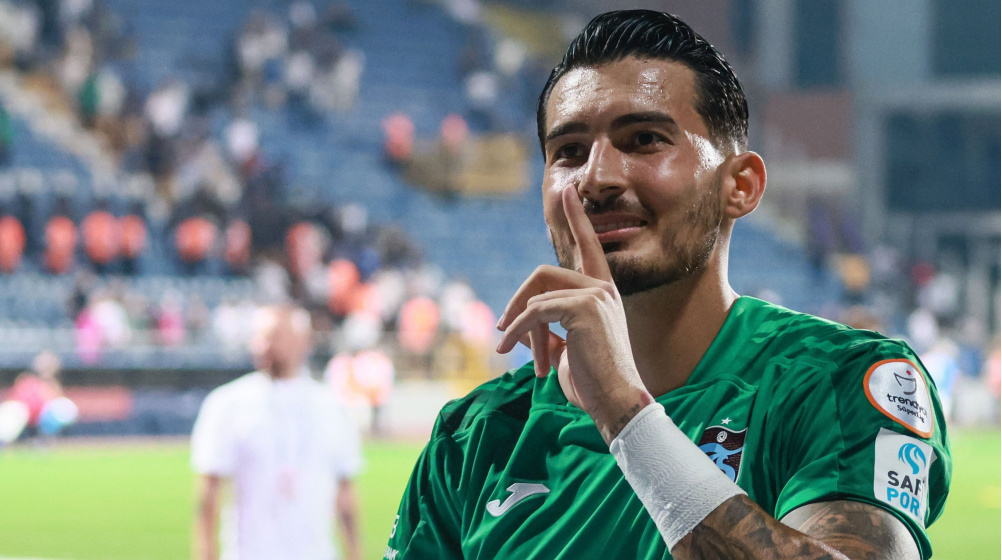
#> input picture image_processing/Week3/nebula.jpg, 1002 x 560 px
$ jupyter execute --allow-errors Untitled.ipynb
#> lines starting #> are read from the running program, lines starting #| are printed output that depends on the picture; after the words box and inside, x2 and y2 are one past the last pixel; in counts of white or black regions, pixels touching at a corner belong together
[cell 1]
import cv2
import matplotlib.pyplot as plt

[cell 2]
my_image=cv2.imread("nebula.jpg")
#> my_image is the input picture: shape (560, 1002, 3); mean B, G, R 129.6, 131.4, 117.9
my_img2=cv2.cvtColor(my_image,cv2.COLOR_BGR2GRAY)
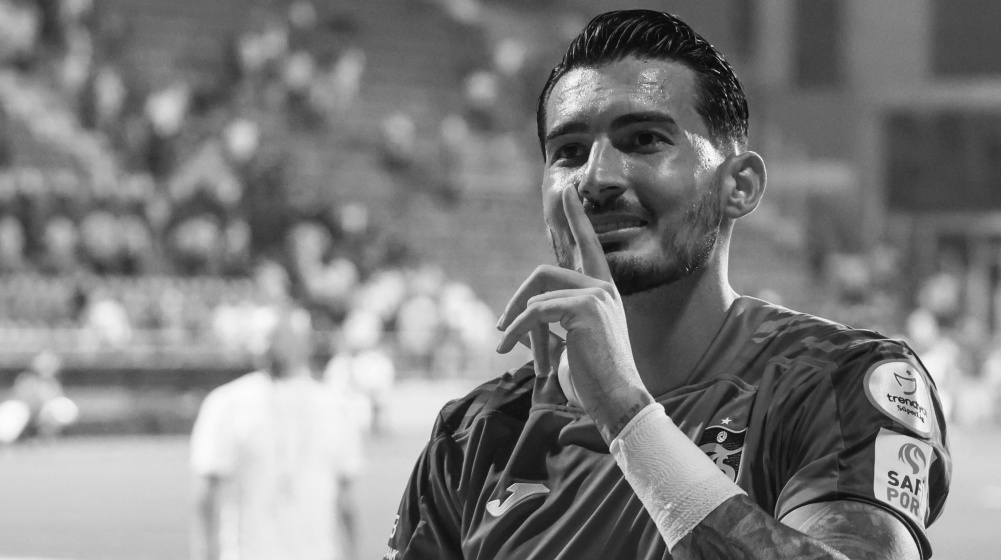
#> my_img2: shape (560, 1002); min 7, max 255, mean 127.2
my_image

[cell 3]
cv2.imshow("my_img2",my_img2)
cv2.waitKey(0)
cv2.destroyAllWindows()

[cell 4]
print(my_image.shape)
#| (560, 1002, 3)
print(my_img2.shape)
#| (560, 1002)

[cell 5]
__, my_binary_ug_thresh_img=cv2.threshold(my_img2,thresh=125,maxval=255 ,type=cv2.THRESH_BINARY)
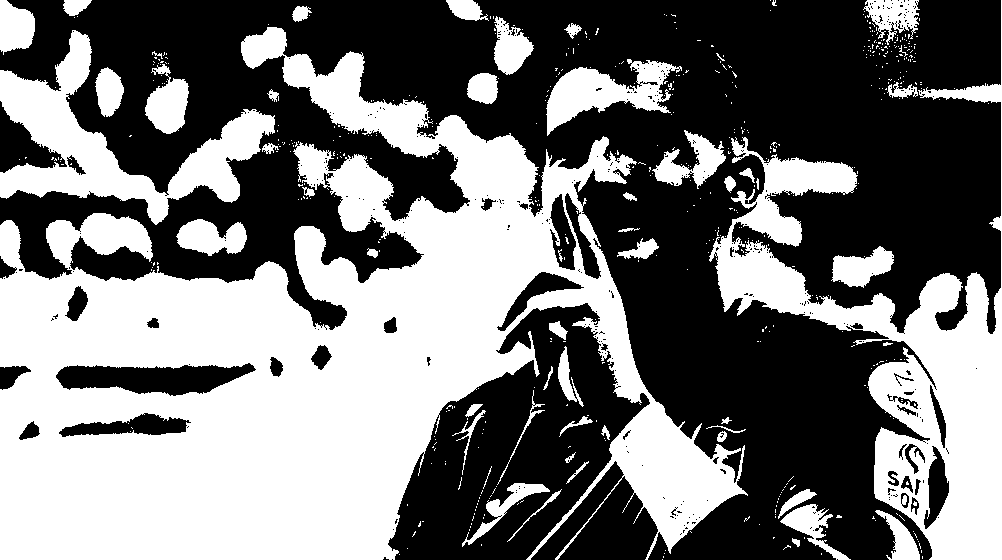
#> my_binary_ug_thresh_img: shape (560, 1002); 45.9% white; 535 white regions (483 under 20 px), largest, box (x1, y1, x2, y2) and area: (0, 27, 748, 560) 174705, (709, 0, 1002, 560) 39753, (0, 30, 275, 225) 16040

[cell 6]
print(__)
#| 125.0

[cell 7]
plt.imshow(my_binary_ug_thresh_img,cmap="gray")
plt.axis("off")

[cell 8]
fig=plt.figure(figsize=(10,7))
rows=1
columns=2
fig.add_subplot(rows,columns,1)
plt.imshow(my_img2,cmap="gray")
plt.axis("off")
fig.add_subplot(rows,columns,2)
plt.imshow(my_binary_ug_thresh_img,cmap="gray")
plt.axis("off")
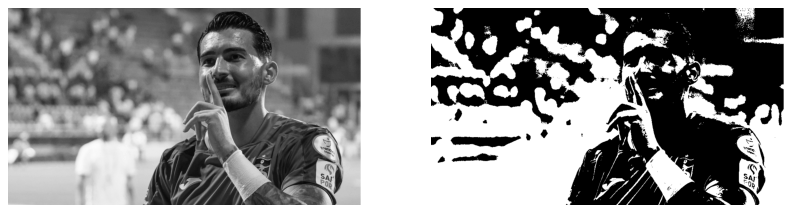
#> figure drawn by matplotlib, 2 panels

[cell 9]
__, my_binary_inv_thresh_img=cv2.threshold(my_img2,thresh=125,maxval=255 ,type=cv2.THRESH_BINARY_INV)

fig=plt.figure(figsize=(10,7))
rows=1
columns=3
fig.add_subplot(rows,columns,1)
plt.imshow(my_img2)
plt.axis("off")
plt.title("Orginal")
fig.add_subplot(rows,columns,2)
plt.imshow(my_binary_inv_thresh_img,cmap="gray")
plt.axis("off")
plt.title("2.Resim")
fig.add_subplot(rows,columns,3)
plt.imshow(my_binary_inv_thresh_img,cmap="gray")
plt.axis("off")
plt.title("3.Resim")
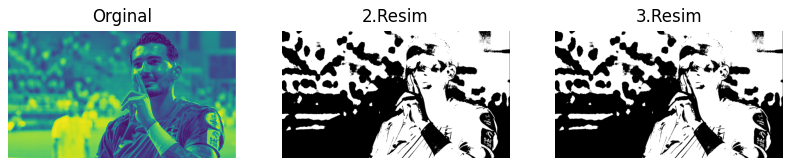
#> figure drawn by matplotlib, 3 panels

[cell 10]
__, my_binary_trunc_thresh_img=cv2.threshold(my_img2,thresh=125,maxval=255 ,type=cv2.THRESH_TRUNC)
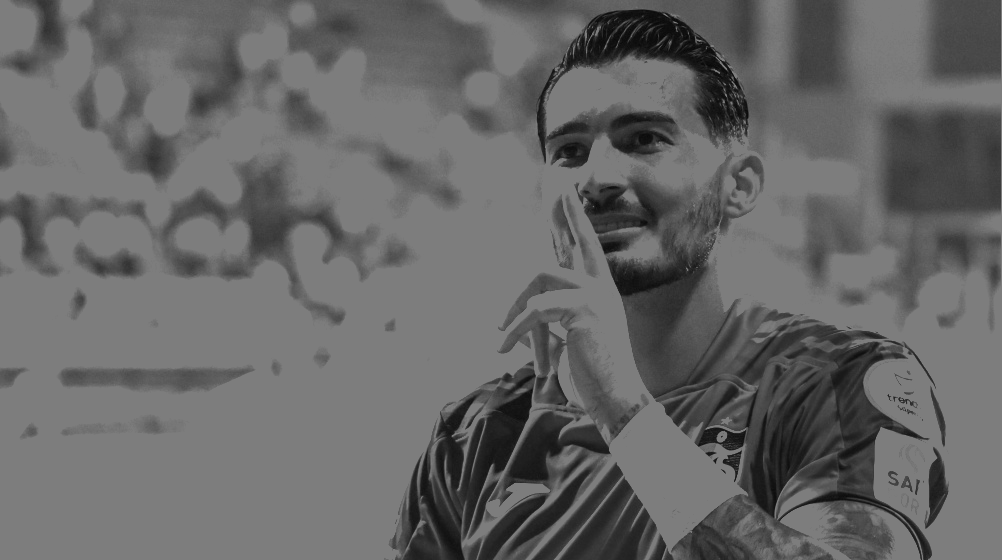
#> my_binary_trunc_thresh_img: shape (560, 1002); min 7, max 125, mean 102.6

[cell 11]
fig=plt.figure(figsize=(10,7))
rows=2
columns=2
fig.add_subplot(rows,columns,1)
plt.imshow(my_image)
plt.axis("off")
plt.title("Orginal")
fig.add_subplot(rows,columns,2)
plt.imshow(my_img2,cmap="gray")
plt.axis("off")
plt.title("Thresh")
fig.add_subplot(rows,columns,3)
plt.imshow(my_binary_inv_thresh_img,cmap="gray")
plt.axis("off")
plt.title("Inv")

fig.add_subplot(rows,columns,4)
plt.imshow(my_binary_trunc_thresh_img,cmap="gray")
plt.axis("off")
plt.title("Trunc")
#> figure, not shown here; B, G, R data is drawn as R, G, B

[cell 12]
__, my_binary_tozero_thresh_img=cv2.threshold(my_img2,thresh=125,maxval=255 ,type=cv2.THRESH_TOZERO)
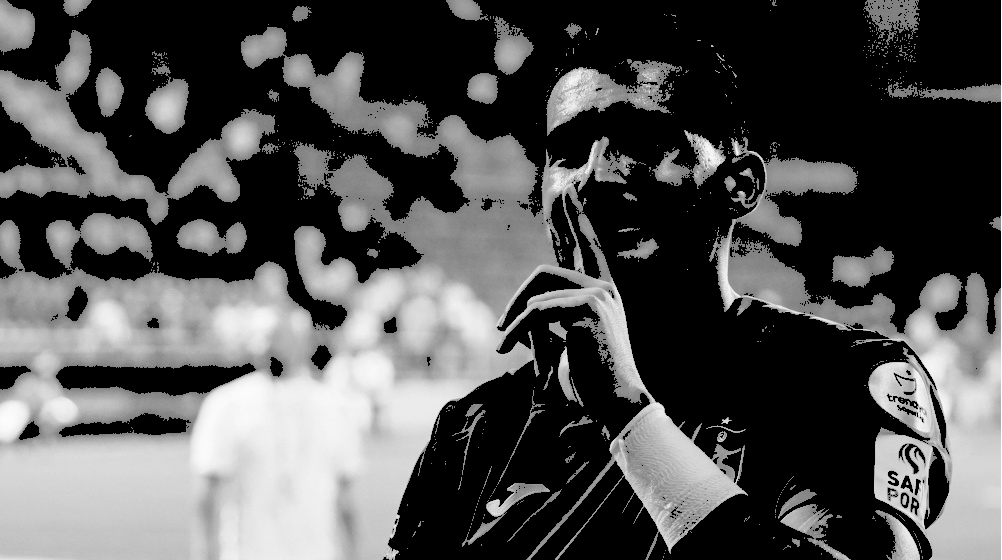
#> my_binary_tozero_thresh_img: shape (560, 1002); min 0, max 255, mean 82
__, my_binary_tozeroinv_thresh_img=cv2.threshold(my_img2,thresh=125,maxval=255 ,type=cv2.THRESH_TOZERO_INV)
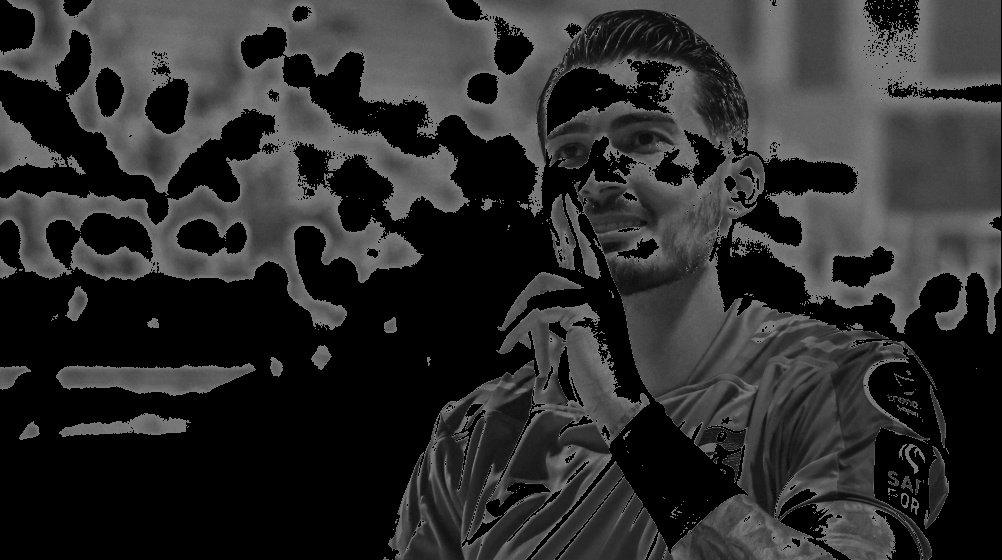
#> my_binary_tozeroinv_thresh_img: shape (560, 1002); min 0, max 125, mean 45.2

[cell 13]
fig=plt.figure(figsize=(10,7))
rows=3
columns=2
fig.add_subplot(rows,columns,1)
plt.imshow(my_image)
plt.axis("off")
plt.title("Orginal")
fig.add_subplot(rows,columns,2)
plt.imshow(my_img2,cmap="gray")
plt.axis("off")
plt.title("Thresh")
fig.add_subplot(rows,columns,3)
plt.imshow(my_binary_inv_thresh_img,cmap="gray")
plt.axis("off")
plt.title("Inv")

fig.add_subplot(rows,columns,4)
plt.imshow(my_binary_trunc_thresh_img,cmap="gray")
plt.axis("off")
plt.title("Trunc")

fig.add_subplot(rows,columns,5)
plt.imshow(my_binary_tozero_thresh_img,cmap="gray")
plt.axis("off")
plt.title("Tozero")
fig.add_subplot(rows,columns,6)
plt.imshow(my_binary_tozeroinv_thresh_img	,cmap="gray")
plt.axis("off")
plt.title("INV")
#> figure, not shown here; B, G, R data is drawn as R, G, B

$ run again, with image_processing/Week3/tozero_img.png saved as image_processing/Week3/nebula.jpg
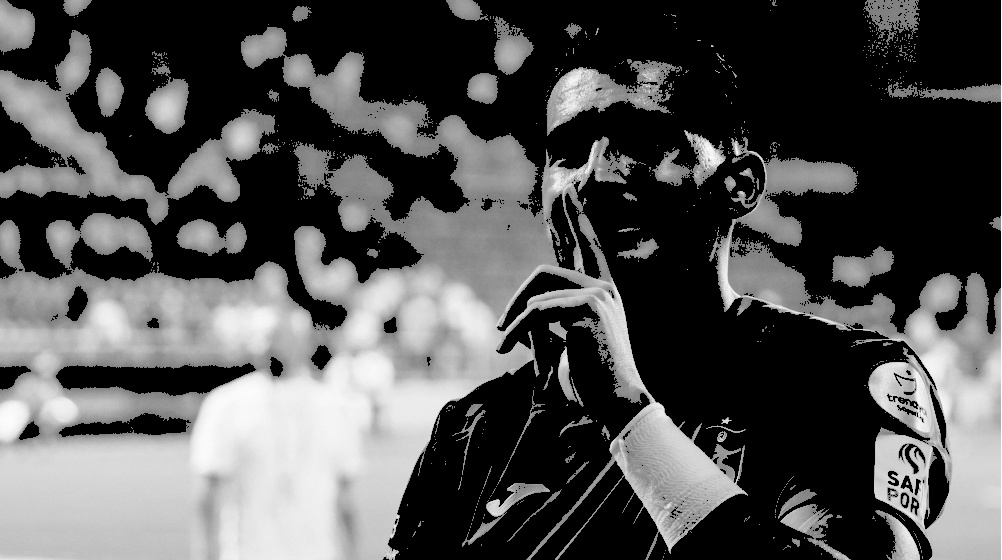
#> input picture image_processing/Week3/tozero_img.png, 1002 x 560 px
#> my_image is the input picture: shape (560, 1002, 3); min 0, max 255, mean 82.1
#| (560, 1002, 3)
#| (560, 1002)
#> `__, my_binary_ug_thresh_img=cv2.threshold(my_img2,thresh=125,maxval=25..`:
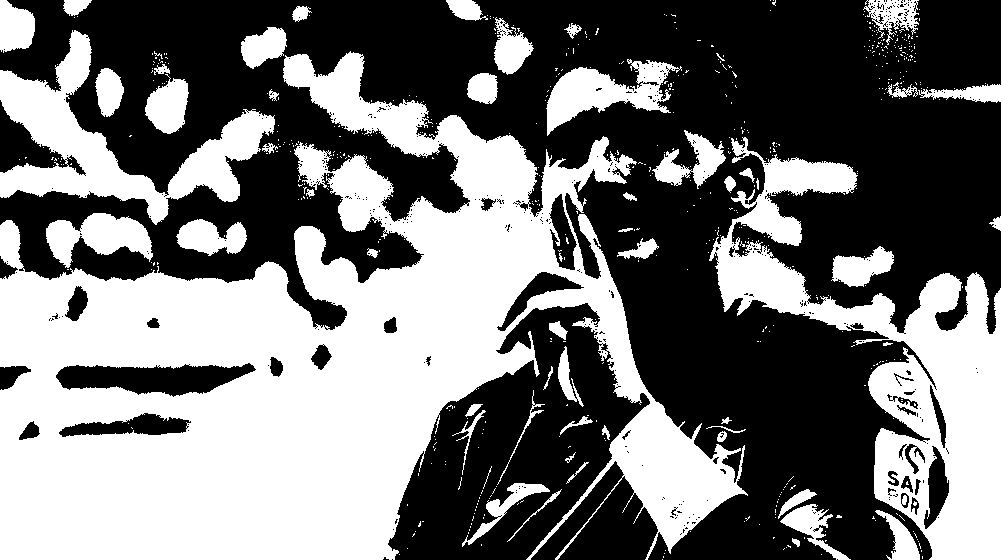
#> my_binary_ug_thresh_img: shape (560, 1002); 45.4% white; 581 white regions (529 under 20 px), largest, box (x1, y1, x2, y2) and area: (0, 51, 748, 560) 169072, (709, 0, 1002, 560) 39349, (0, 30, 275, 225) 15840
#| 125.0
#> `__, my_binary_tozeroinv_thresh_img=cv2.threshold(my_img2,thresh=125,ma..`:
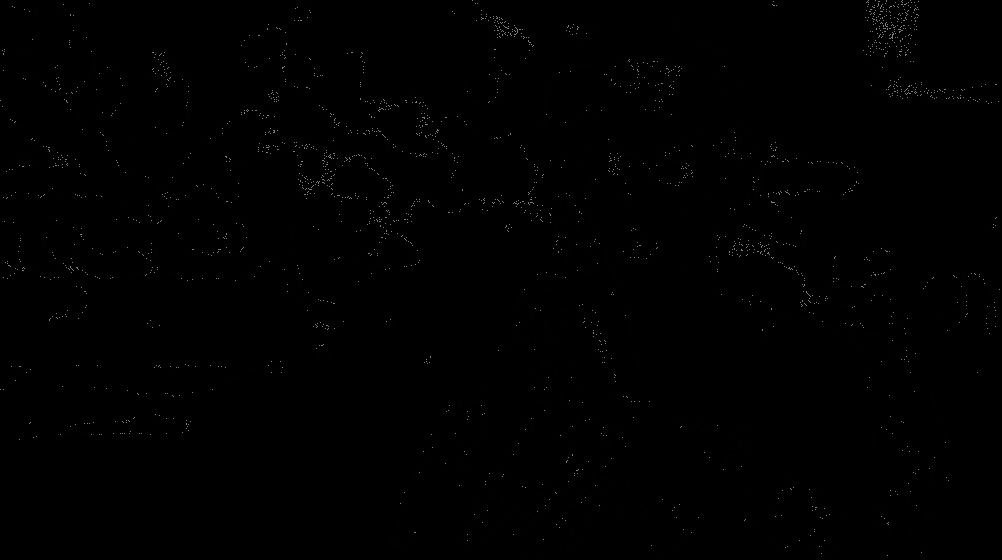
#> my_binary_tozeroinv_thresh_img: shape (560, 1002); min 0, max 125, mean 0.7
